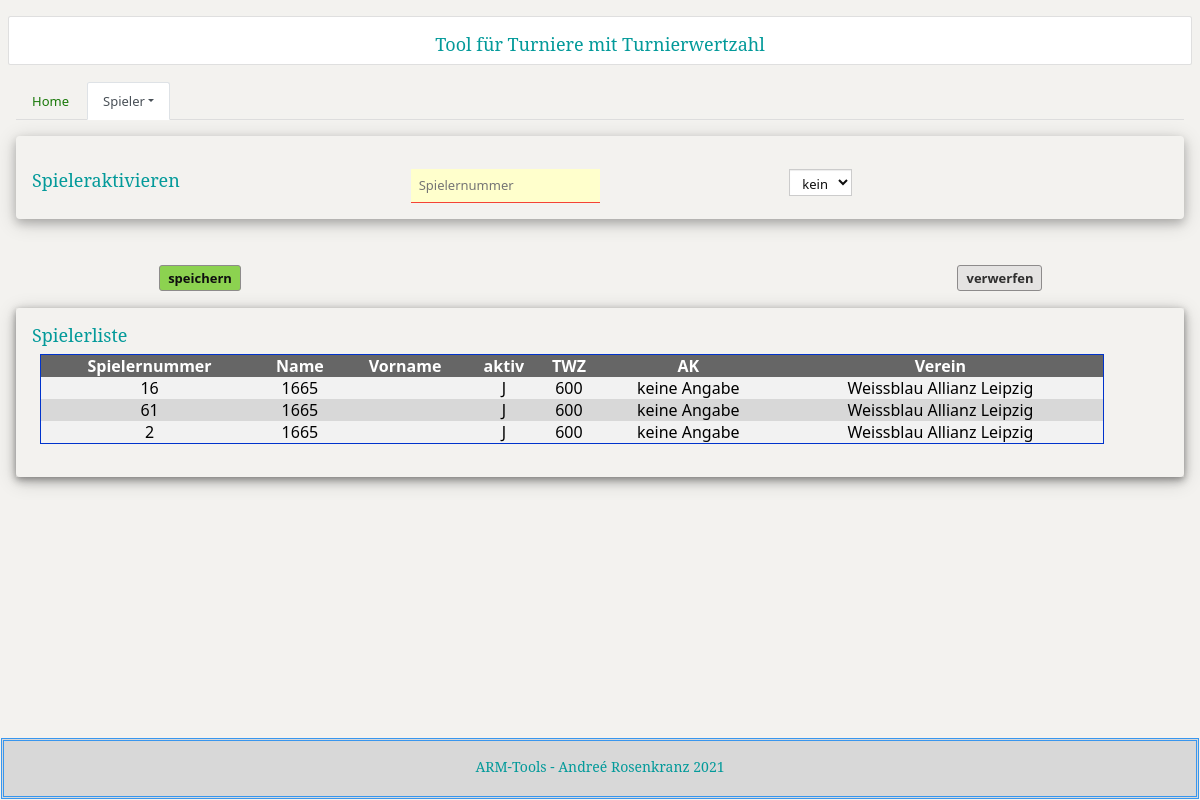
The app's page /spieleraktivieren.html with its own data.
### tables this page shows
CREATE TABLE spieler (
	id INTEGER NOT NULL, 
	name TEXT, 
	vorname TEXT, 
	aktiv TEXT, 
	spielernummer TEXT, 
	datumab TEXT, 
	ak TEXT, 
	verein TEXT, 
	email TEXT, 
	mobil TEXT, 
	geburtsdatum TEXT, 
	uwgprivat TEXT, 
	letztergegner TEXT, 
	vorletztergegner TEXT, 
	drittletztergegner TEXT, 
	partienmitw TEXT, 
	partienmits TEXT, 
	patienspielfrei TEXT, 
	PRIMARY KEY (id)
);

CREATE TABLE wertzahl (
	id INTEGER NOT NULL, 
	spielernummer TEXT, 
	wertzahl TEXT, 
	PRIMARY KEY (id)
);

### TWZ_Tool.py (the view)
@app.route('/spieleraktivieren.html', methods=['GET', 'POST'])
def spieleraktivieren():
    spieler_mod.spieleraktivieren()
    var_version_titel = setting.Version_Titel
    var_version_program = setting.Version_Program
    engine = create_engine('sqlite:///daten/spieler.db')
    message = engine.execute("SELECT spieler.spielernummer, spieler.name, spieler.vorname, spieler.aktiv,  wertzahl.wertzahl, spieler.ak, spieler.verein FROM spieler INNER JOIN wertzahl ON spieler.spielernummer=wertzahl.spielernummer")
    return render_template('/spieleraktivieren.html', v_version_program=var_version_program, v_version_titel=var_version_titel, tabelle=message)

### datenbank_obj.py (called while the page is built)
def spieler_dbobj(metadata):
    spieler = Table('spieler', metadata,
    Column('id', Integer, primary_key=True),
    Column('name', Text),
    Column('vorname', Text),
    Column('aktiv', Text),
    Column('spielernummer', Text),
    Column('datumab', Text),
    Column('ak', Text),
    Column('verein', Text),
    Column('email', Text),
    Column('mobil', Text),
    Column('geburtsdatum', Text),
    Column('uwgprivat', Text),
    Column('letztergegner', Text),
    Column('vorletztergegner', Text),
    Column('drittletztergegner', Text),
    Column('partienmitw', Text),
    Column('partienmits', Text),
    Column('patienspielfrei', Text)
    )
    return spieler

def getdbmetadata(engine):
    metadata = MetaData()
    metadata.bind = engine
    return metadata

### spieler_mod.py (called while the page is built)
def spieleraktivieren():
    engine = create_engine('sqlite:///daten/spieler.db')
    metadata = datenbank_obj.getdbmetadata(engine)
    spieler = datenbank_obj.spieler_dbobj(metadata)
    metadata.create_all()
    if request.method == 'POST':
        conn = engine.connect()
        update = spieler.update().where(spieler.c.spielernummer==request.form['form_spielernummer']).values(aktiv=request.form['form_aktiv'])
        conn.execute(update)
        update = spieler.select()
        conn.execute(update).fetchall()
        pass
    else:
        pass
    return

### templates/spieleraktivieren.html (shortened to what this page needs)
﻿<!DOCTYPE html>
<html>
<head>
<link rel="stylesheet" href="../static/w3.css">
<link rel="stylesheet" href="../static/bootstrap.min.css">
<link rel="stylesheet" href="../static/dna-theme.css">
<link rel="stylesheet" href="../static/format.css">
</head>
<body>
    <div class="w3-row-padding">
        <header class="card">
            <center><h3>{{v_version_program}}</h3></center>
        </header>
    </div>
    <br>
    <div class="w3-container">
        <ul class="nav nav-tabs">
            <li class="nav-item">
                <a class="nav-link" href="/">Home</a>
            </li>
            <li class="nav-item dropdown">
                <a class="nav-link dropdown-toggle active" data-toggle="dropdown" href="#" role="button" aria-haspopup="true" aria-expanded="false">Spieler</a>
            </li>
        </ul>
    </div>
    <br>
    <div class="w3-row-padding">
        <div class="w3-row-padding">
            <form action="http://localhost:17102/spielerverwalten.html" class="w3-container w3-card-4 w3-round" , method="POST">
                <br>
                <div class="w3-third">
                    <h3>Spieleraktivieren</h3>
                </div>
                <div class="w3-third">
                    <br>
                    <input class="w3-input w3-border-red w3-pale-yellow" type="text" name="form_spielernummer" , placeholder="Spielernummer" required style="width:50%" maxlength="5">
                    <br />
                </div>
                <br>
                <div class="w3-third">
                    <select class="form-control w3-col l2 w3-input w3-border" type="text" name="form_aktiv">
                        <option value="keine Angabe">keine Angabe</option>
                    </select><br />
                </div>
        </div>
     </div>
     <br><br>
     <div class="w3-third">
         <center>
             <input type="submit" button class="btn btn-primary" value="speichern" />
         </center><br>
     </div>
     <div class="w3-third">&NonBreakingSpace;</div>
     <div class="w3-third">
         <center>
                <input type="reset" button class="btn btn-default" value="verwerfen">
            </center>
        </div><br>
    <div class="w3-row-padding">
        <div class="w3-row-padding">
            <div class="w3-card">
                <form class="w3-container w3-card-4 w3-round">
                    <h3>Spielerliste</h3>
                    <div class="w3-row-padding">
                        <table>
                            <tr>
                                <th>Spielernummer</th>
                                <th>Name</th>
                                <th>Vorname</th>
                                <th>aktiv</th>
                                <th>TWZ</th>
                                <th>AK</th>
                                <th>Verein</th>
                            </tr>
                            {% for zeile in tabelle %}
                            <tr>
                                {% for zelle in zeile %}
                                <td>{{ zelle }}</td>
                                {% endfor %}
                            </tr>
                            {% endfor %}
                        </table>
                        <br>
                        <br>
                        <div id="footer">
                            <p><center><H5>ARM-Tools - Andreé Rosenkranz 2021</H5></center></p>
                        </div>
                    </div>
            </div>
</body>
</html>

### static/w3.css (style rules this page uses)
*,*:before,*:after { box-sizing:inherit }
html { -ms-text-size-adjust:100%;-webkit-text-size-adjust:100% }
body { margin:0 }
article,aside,details,figcaption,figure,footer,header,main,menu,nav,section { display:block }
a { background-color:transparent }
button,input,select,textarea,optgroup { font:inherit;margin:0 }
button,input { overflow:visible }
button,select { text-transform:none }
button,[type=button],[type=reset],[type=submit] { -webkit-appearance:button }
html,body { font-family:Verdana,sans-serif;font-size:15px;line-height:1.5 }
html { overflow-x:hidden }
h3 { font-size:24px }
h5 { font-size:18px }
h1,h2,h3,h4,h5,h6 { font-family:"Segoe UI",Arial,sans-serif;font-weight:400;margin:10px 0 }
a { color:inherit }
.w3-input { padding:8px;display:block;border:none;border-bottom:1px solid #ccc;width:100% }
.w3-container:after,.w3-container:before,.w3-panel:after,.w3-panel:before,.w3-row:after,.w3-row:before,.w3-row-padding:after,.w3-row-padding:before, .w3-cell-row:before,.w3-cell-row:after,.w3-clear:after,.w3-clear:before,.w3-bar:before,.w3-bar:after { content:"";display:table;clear:both }
.w3-col,.w3-half,.w3-third,.w3-twothird,.w3-threequarter,.w3-quarter { float:left;width:100% }
@media (min-width:601px) { .w3-col.m4,.w3-third { width:33.33333% } }
@media (min-width:993px) { .w3-col.l2 { width:16.66666% } }
.w3-round,.w3-round-medium { border-radius:4px }
.w3-row-padding,.w3-row-padding>.w3-half,.w3-row-padding>.w3-third,.w3-row-padding>.w3-twothird,.w3-row-padding>.w3-threequarter,.w3-row-padding>.w3-quarter,.w3-row-padding>.w3-col { padding:0 8px }
.w3-container,.w3-panel { padding:0.01em 16px }
.w3-card,.w3-card-2 { box-shadow:0 2px 5px 0 rgba(0,0,0,0.16),0 2px 10px 0 rgba(0,0,0,0.12) }
.w3-card-4,.w3-hover-shadow:hover { box-shadow:0 4px 10px 0 rgba(0,0,0,0.2),0 4px 20px 0 rgba(0,0,0,0.19) }
.w3-border { border:1px solid #ccc!important }
.w3-pale-yellow,.w3-hover-pale-yellow:hover { color:#000!important;background-color:#ffffcc!important }
.w3-border-red,.w3-hover-border-red:hover { border-color:#f44336!important }

### static/format.css (style rules this page uses)
table { width: 95%; background-color: #FFFFFF; border-style:solid; border-width: 1px; padding: 1px; border-color: #0033CC; text-align: center; }
td { text-align: center; }
th { background-color: #666; text-align: center; color: #FFFFFF; }
tr { background-color: #F2F2F2; text-align: center; color: #000; }
tr:nth-child(odd) { background-color: #D8D8D8; }
#footer { position: fixed; padding: 10px; border-color: #3896EE; border-style: double; background: #D8D8D8; bottom: 1px; left: 1px; right: 1px; font-size: 15px; }
#footer p { margin: 1px; float: right; }

### records on screen
spieler: spielernummer "16", name "1665", zeile "J", ak "keine Angabe", verein "Weissblau Allianz Leipzig"
wertzahl: wertzahl "600"
spieler: spielernummer "61", name "1665", zeile "J", ak "keine Angabe", verein "Weissblau Allianz Leipzig"
wertzahl: wertzahl "600"
spieler: zeile "2" "J", name "1665", ak "keine Angabe", verein "Weissblau Allianz Leipzig"
wertzahl: wertzahl "600"

### other values on screen
{{ v_version_program }} "Tool für Turniere mit Turnierwertzahl"
